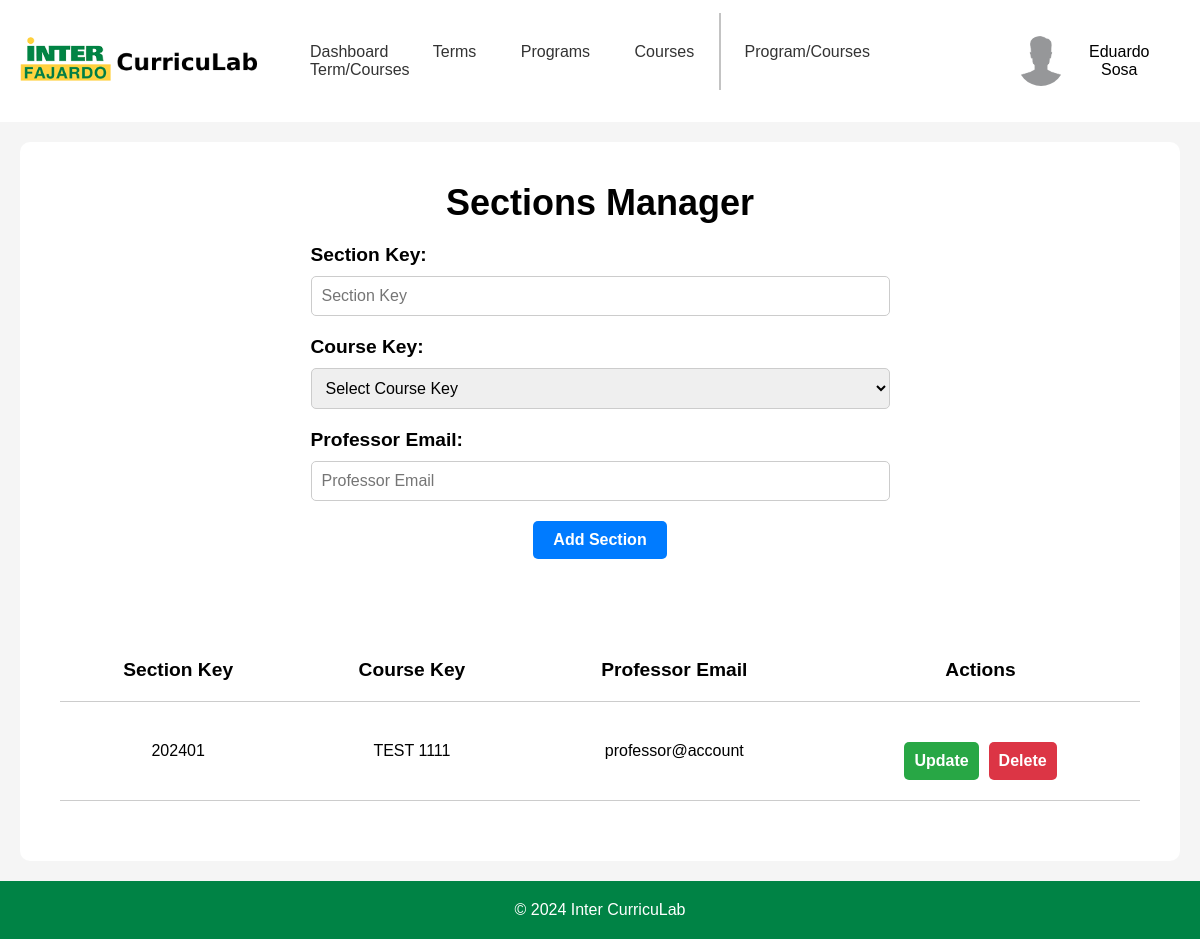
/templates/adminPages/adminSection.php (signed in), run on an earlier commit of the app's database.
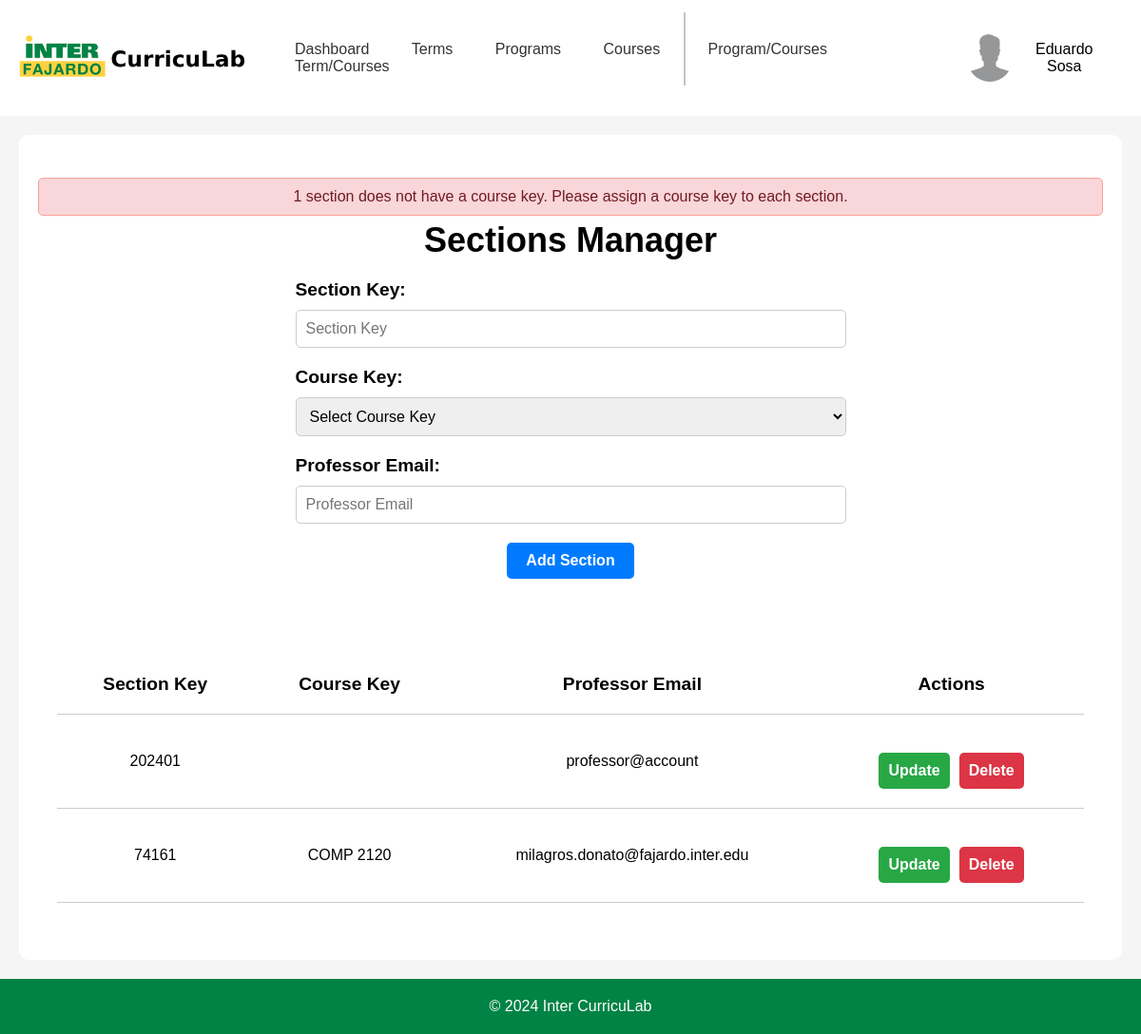
And on a later commit of the database.
### tables this page shows
CREATE TABLE "section" (
	"SectionID"	INTEGER NOT NULL UNIQUE,
	"SectionKey"	TEXT,
	"CourseKey"	TEXT,
	"ProfessorEmail"	TEXT,
	PRIMARY KEY("SectionID" AUTOINCREMENT)
);

### templates/adminPages/adminSection.php (the view, shortened to what this page needs)
<?php
$config = require_once '../../backend/php/config.php';
if (!isset($_SESSION['email'])) {
    header('Location: ../index.php');
    exit;
} else {
    if ($config['db']['type'] === 'sqlite') {
        $db = new SQLite3($config['db']['sqlite']['path']);
    } elseif ($config['db']['type'] === 'mysql') {
        $dsn = "mysql:host={$config['db']['mysql']['host']};dbname={$config['db']['mysql']['dbname']}";
        $db = new PDO($dsn, $config['db']['mysql']['username'], $config['db']['mysql']['password']);
    }
    $error = cleanUpSection();
    $stmt = $db->prepare('SELECT * FROM section');
    $result = $stmt->execute();
    $sections = $result->fetchArray(SQLITE3_ASSOC);
    $sections = [];
    if (isset($_POST['sort'])) {
        $sections = sortTable();
    } else {
        $stmt = $db->prepare('SELECT * FROM section');
        $result = $stmt->execute();
        $sections = fetchAllRows($result);
    }
}
function fetchAllRows($result) {
    $rows = [];
    while ($row = $result->fetchArray(SQLITE3_ASSOC)) {
        $rows[] = $row;
    }
    return $rows;
}
function cleanUpSection() {
    $counter = 0;
    global $db;
    $stmt = $db->prepare('SELECT * FROM section');
    $result = $stmt->execute();
    $sections = fetchAllRows($result);
    foreach ($sections as $section) {
        $stmt = $db->prepare('SELECT * FROM course WHERE CourseKey = :courseKey');
        $stmt->bindValue(':courseKey', $section['CourseKey'], SQLITE3_TEXT);
        $result = $stmt->execute();
        $course = $result->fetchArray(SQLITE3_ASSOC);
        if (!$course) {
            $counter++;
        }
    }
    if ($counter > 0) {
        if ($counter > 1) {
            return $counter . ' sections do not have a course key. Please assign a course key to each section.';
        } else {
            return $counter . ' section does not have a course key. Please assign a course key to each section.';
        }
    }
    return null;
}
?>
<!DOCTYPE html>
<html lang="en">
<head>
    <link rel="stylesheet" href="../../static/css/headerFooter.css">
    <link rel="stylesheet" href="../../static/css/adminSection.css">
</head>
<body>
    <div id="headerNav">
        <div class="logo">
            <a href="adminDashboard.php">
                <img src="../../static/img/inter-logo-full.png" alt="Inter CurricuLab">
            </a>
        </div>
        <nav>
            <a href="adminDashboard.php">Dashboard</a>
            <a href="adminTerms.php">Terms</a>
            <a href="adminPrograms.php">Programs</a>
            <div class="dropdown">
                <a href="adminCourses.php">Courses</a>
            </div>
            <a class="navDivider"></a>
            <a href="adminProgramCourses.php">Program/Courses</a>
            <a href="adminTermCourses.php" class="active">Term/Courses</a>
        </nav>
        <div class="userBox">
            <button onclick="myFunction()" class="userDropdownButton">
                <img src="../../static/img/userProfile.jpg" alt="User" >
                <?php
                echo $_SESSION['firstName'] . ' ' . $_SESSION['lastName'];
                ?>
            </button>
        </div>
    </div>
    <div id="container">
        <div class="container-upperBox">
            <div class="sectionsForm">
                <?php
                if ($error !== null) {
                    echo '<div class="error">';
                    echo '<p>' . htmlspecialchars($error) . '</p>';
                    echo '</div>';
                }
                ?>
                <div class="header">
                    <h2>Sections Manager</h2>
                </div>
                <div class="form-container">
                    <form method="POST">
                        <div class="inputBox">
                            <label for="sectionKey">Section Key:</label>
                            <input type="text" name="sectionKey" id="sectionKey" placeholder="Section Key" required>
                        </div>
                        <div class="inputBox">
                            <label for="courseKey">Course Key:</label>
                            <select name="courseKey" id="courseKey">
                                <option value="" hidden="hidden" selected>Select Course Key</option>
                            </select>
                        </div>
                        <div class="inputBox">
                            <label for="professorEmail">Professor Email:</label>
                            <input type="email" name="professorEmail" id="professorEmail" placeholder="Professor Email" required>
                        </div>
                        <div class="inputBox">
                            <button type="submit">Add Section</button>
                        </div>
                    </form>
                </div>
            </div>
            <div class="sectionsTable">
                <table>
                    <tr>
                        <th>
                            <form method="POST">
                                <button type="submit" name="sort" value="SectionKey">Section Key</button>
                            </form>
                        </th>
                        <th>
                            <form method="POST">
                                <button type="submit" name="sort" value="CourseKey">Course Key</button>
                            </form>
                        </th>
                        <th>
                            <form method="POST">
                                <button type="submit" name="sort" value="ProfessorEmail">Professor Email</button>
                            </form>
                        </th>
                        <th>Actions</th>
                    </tr>
                    <?php
                    foreach ($sections as $row) {
                        echo '<tr>';
                        echo '<td>' . htmlspecialchars($row['SectionKey'] ?? '') . '</td>';
                        echo '<td>' . htmlspecialchars($row['CourseKey'] ?? '') . '</td>';
                        echo '<td>' . htmlspecialchars($row['ProfessorEmail'] ?? '') . '</td>';
                        echo '<td>';
                        ?>
                        <div class="actionButtons">
                            <button class="updateButton">Update</button>
                            <form method="POST">
                                <button class="deleteButton" type="submit">Delete</button>
                            </form>
                        </div>
                        <?php
                        echo '</td>';
                        echo '</tr>';
                    }
                    ?>
                </table>
            </div>
        </div>
    </div>
    <footer>
        <p>&copy; 2024 Inter CurricuLab</p>
    </footer>
</body>
</html>

### static/css/headerFooter.css (style rules this page uses)
* { margin: 0; padding: 0; box-sizing: border-box; font-family: 'Poppins', sans-serif; }
body { display: flex; flex-direction: column; min-height: 100vh; }
#headerNav { display: flex; justify-content: space-between; align-items: center; }
.logo { margin: 20px; }
.logo img { width: 250px; }
nav a:not(.navDivider) { padding: 20px; text-decoration: none; color: #333; border-radius: 5px; }
.navDivider { margin-right: 4px; border-right: 2px solid #c3c3c3; padding: 30px 0; }
.userBox { margin: 20px; }
.userDropdownButton { padding: 16px; font-size: 16px; border: none; cursor: pointer; background-color: transparent; border-radius: 5px; }
.userBox { position: relative; display: inline-block; }
.userBox img { width: 50px; height: 50px; border-radius: 50%; margin-right: 10px; }
.userDropdownButton img { pointer-events: none; }
.userBox button { display: flex; align-items: center; justify-content: center; }
.dropdown { position: relative; display: inline-block; }
footer { background-color: #008345; color: white; text-align: center; padding: 20px; margin-top: auto; }

### static/css/adminSection.css (style rules this page uses)
#container { display: flex; flex-direction: column; background-color: #f5f5f5; flex-grow: 1; }
.container-upperBox { display: flex; flex-direction: column; align-items: center; background-color: white; margin: 20px; padding: 20px; border-radius: 10px; flex-grow: 1; }
.error { background-color: #F8D6D9; color: #711B23; border: 1px solid #F8A199; padding: 10px 20px; margin: 5px 0; border-radius: 5px; width: 100%; text-align: center; }
.sectionsForm { display: flex; flex-direction: column; align-items: center; width: 100%; margin: 20px 0; }
.sectionsForm .header { font-size: 1.5em; font-weight: bold; margin-bottom: 20px; }
.sectionsForm .inputBox:not(:last-child) { display: flex; flex-direction: column; width: 100%; margin-bottom: 20px; }
.sectionsForm .inputBox:last-child { display: flex; justify-content: center; align-items: center; width: 100%; margin-bottom: 20px; }
.sectionsForm .inputBox label { font-size: 1.2em; font-weight: bold; margin-bottom: 10px; }
.sectionsForm .inputBox input, .sectionsForm .inputBox select, .sectionsForm .inputBox textarea { width: 100%; padding: 10px; margin-right: 350px; font-size: 1em; border-radius: 5px; border: 1px solid #ccc; }
.sectionsForm .inputBox button { padding: 10px 20px; font-size: 1em; font-weight: bold; color: white; background-color: #007bff; border: none; border-radius: 5px; cursor: pointer; }
.sectionsTable { display: flex; flex-direction: column; align-items: center; background-color: white; margin: 20px; padding: 20px; border-radius: 10px; flex-grow: 1; width: 100%; }
.sectionsTable table { width: 100%; border-collapse: collapse; }
.sectionsTable table th { padding: 20px; text-align: center; border-bottom: 1px solid #ccc; font-size: 1.2em; }
.sectionsTable table th button { font-size: 1em; font-weight: bold; background-color: transparent; border: none; border-radius: 5px; cursor: pointer; }
.sectionsTable table td { padding: 20px; border-bottom: 1px solid #ccc; text-align: center; }
.actionButtons { display: flex; justify-content: center; align-items: center; width: 100%; margin-top: 20px; }
.updateButton { padding: 10px 10px; margin: 0 5px; font-size: 1em; font-weight: bold; color: white; background-color: #28a745; border: none; border-radius: 5px; cursor: pointer; }
.deleteButton { padding: 10px 10px; margin: 0 5px; font-size: 1em; font-weight: bold; color: white; background-color: #dc3545; border: none; border-radius: 5px; cursor: pointer; }

What changed in the data, as far as the page shows it:
changed section "professor@account": CourseKey "TEST 1111" → (not shown)
added section: SectionKey "74161", CourseKey "COMP 2120", ProfessorEmail "milagros.donato@fajardo.inter.edu"
Also different on the page:
$error: (not shown) → "1 section does not have a course key. Please assign a course key to each section."
